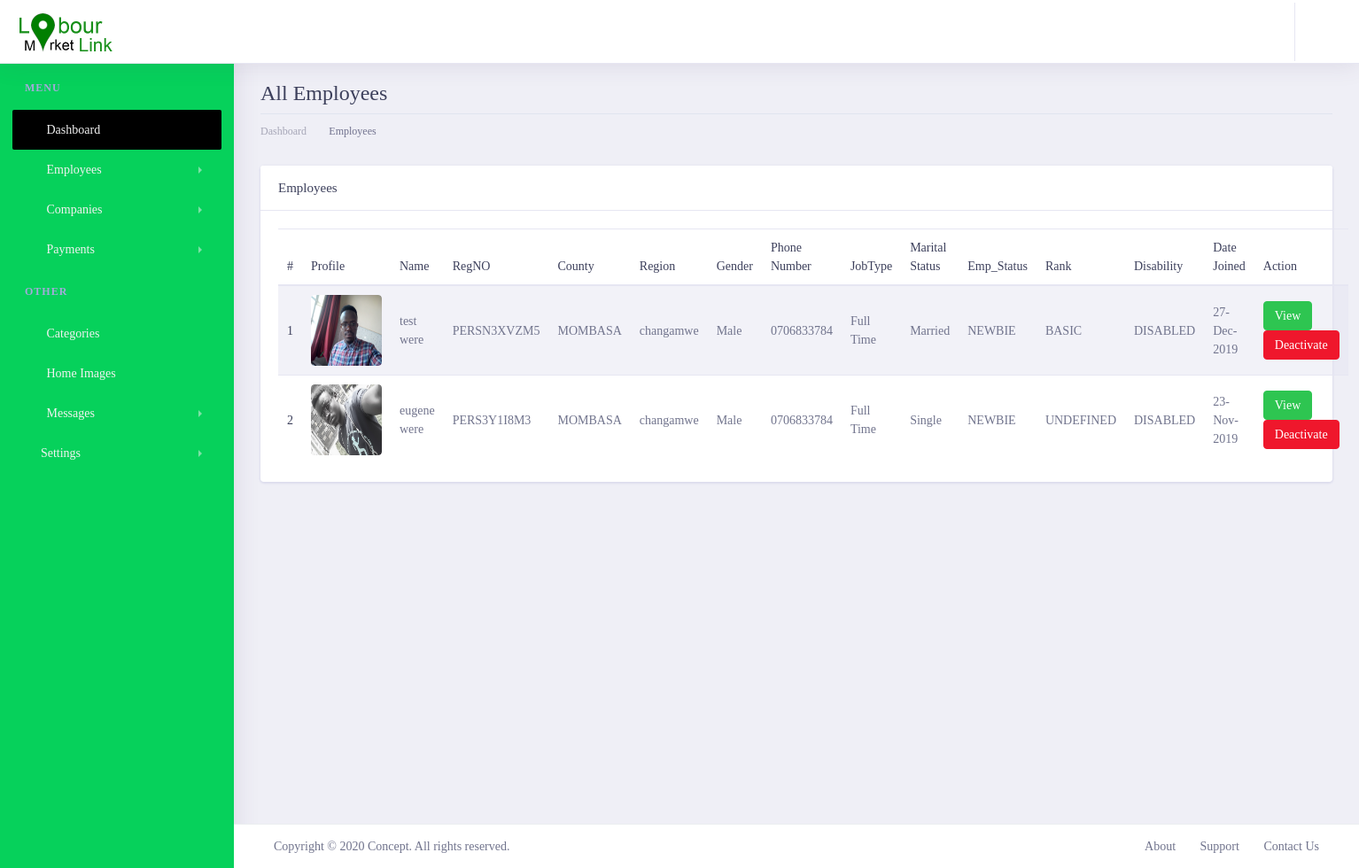
/lmladmin/allemployees/ (signed in), run on an earlier commit of the app's database.
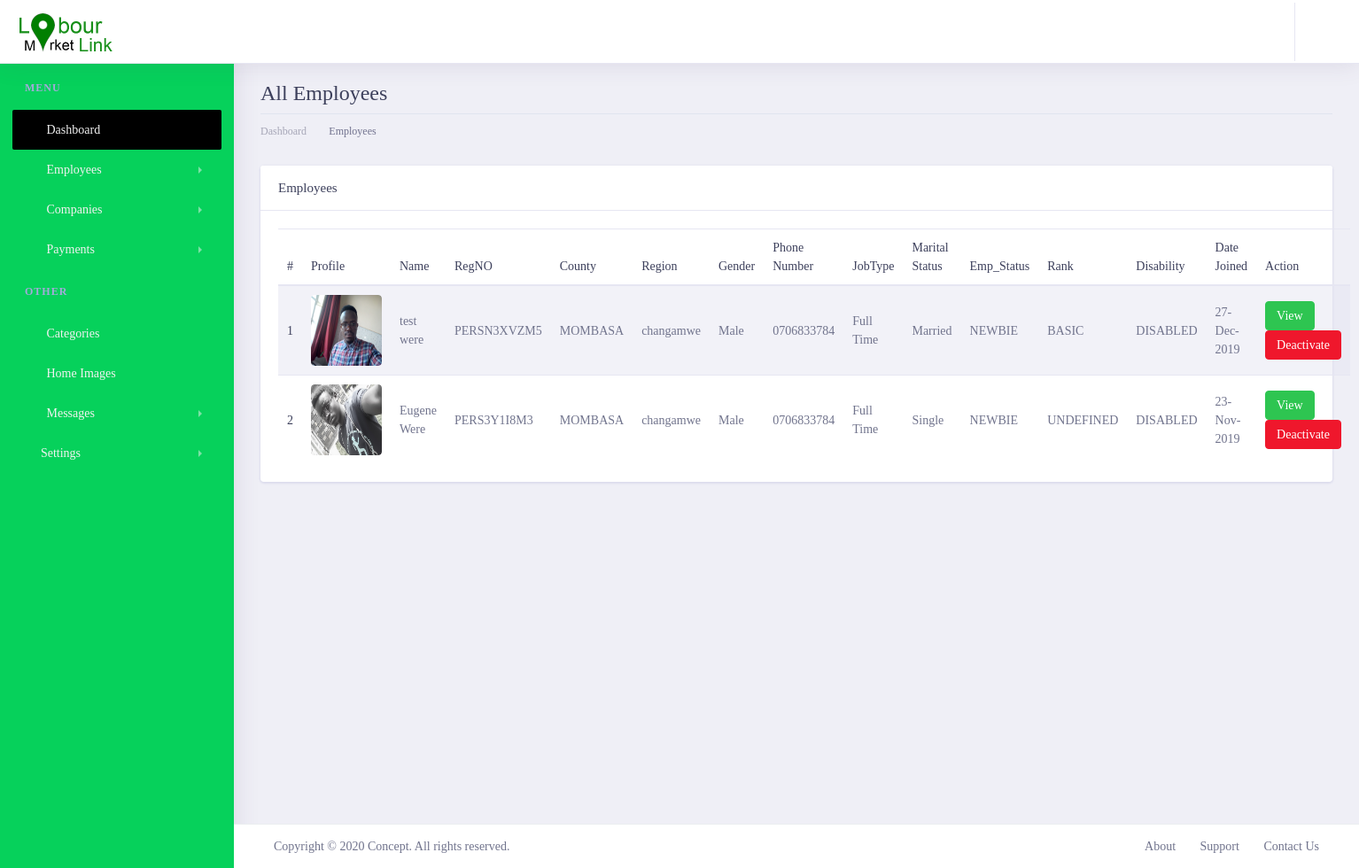
And on a later commit of the database.
### lmlappadmin/models.py (models this page shows, shortened)
class Customer(get_user_model()):
    profile_image = models.ImageField(max_length=200, upload_to='customerImages', null=True, blank=True)
    regpayment = models.ForeignKey(CustomerPayments, on_delete=models.CASCADE, null=True, blank=True)
    country = models.CharField(max_length=100,null=False, blank=False)
    county = models.ForeignKey(County, on_delete=models.CASCADE, null=False, blank=False)
    region = models.ForeignKey(Region, on_delete=models.CASCADE, null=False, blank=False)
    gender = models.CharField(max_length=100,null=False, blank=False)
    category = models.ForeignKey(Category, on_delete=models.CASCADE, max_length=200, null=False, blank=False)
    phone_number = models.CharField(max_length=20, null=False, blank=False)
    date_of_birth = models.DateField(default=datetime.datetime.now)
    landmark = models.CharField(max_length=100,null=True, blank=True)
    huduma_no = models.CharField(max_length=100,null=True, blank=True)
    job_type = models.CharField(max_length=200, null=False, blank=False)
    disability = models.TextField(null=True, blank=True)
    marital_status = models.CharField(max_length=100,null=True, blank=True)
    created_at = models.DateTimeField(auto_now_add=True)
    updated_at = models.DateTimeField(auto_now=True)
    biography = models.TextField()
    PERSONNEL_STATUS = {
        ('NEWBIE', 'Newbie'),
        ('REGISTERED_CONFIRMED', 'Registerd_confirmed'),
        ('DEACTIVATED', 'Deactivated'),
    }
    status = models.CharField(choices=PERSONNEL_STATUS, default='NEWBIE', max_length=200, null=False, blank=False)
    RANK_STATUS = {
        ('BASIC', 'Basic'),
        ('PREMIUM', 'Premium'),
        ('ULTIMATE', 'Ultimate'),
    }
    rank_status = models.CharField(choices=RANK_STATUS, default='BASIC', max_length=200, null=False, blank=False)
    DISABILITY_STATUS=[
        ('DISABLED','Disabled'),
        ('NOT_DISABLED','Not_Disabled')
    ]
    disability_status =models.CharField(choices=DISABILITY_STATUS, default='NOT_DISABLED', max_length=200, null=True, blank=False)
    class Meta:
        verbose_name = 'Customer'
        verbose_name_plural = 'Customers'
    @property
    def customer_reg_no(self):
        regno = CustomerRegNo.objects.filter(customer=self).first()
        if regno:
            return regno.personel_reg_no
        else:
            return 'NO_REGNO_ON_THIS_GUY'

class CustomerRegNo(models.Model):
    customer = models.ForeignKey(Customer, on_delete=models.CASCADE)
    personel_reg_no = models.CharField(max_length=100, null=False, blank=False, unique=True)
    created_at = models.DateTimeField(auto_now_add=True)
    updated_at = models.DateTimeField(auto_now=True)

class County(models.Model):
    county_number = models.IntegerField(null=False,blank=False)
    county = models.CharField(max_length=200,null=False,blank=False)
    created_at = models.DateTimeField(auto_now_add=True)
    updated_at = models.DateTimeField(auto_now=True)
    def __str__(self):
        return '%s' % (self.county)

class Region(models.Model):
    county_number = models.IntegerField(null=False,blank=False)
    region = models.CharField(max_length=200,null=False,blank=False)
    ward = models.CharField(max_length=200,null=False,blank=False)
    created_at = models.DateTimeField(auto_now_add=True)
    updated_at = models.DateTimeField(auto_now=True)
    def __str__(self):
        return '%s' % (self.region)

### lmlappadmin/views.py (the view)
# urls.py: path('allemployees/',views.employees, name='employees'),
@login_required()
def employees(request):
    employees = Customer.objects.order_by('-created_at')
    context = {
        'title': 'Employees',
        'customers': employees,
    }
    return render(request,'employee/allemployees.html', context)

### lmlapp/templatetags/call_methods.py (called while the page is built)
@register.filter(name='contactushome')
def comments(request):
    contactushome = ContactUsHome.objects.filter(status="UNREAD").order_by("-created_at")
    if contactushome is not None:
        return contactushome
    return False

@register.filter(name='contactushomecount')
def commentscount(request):
    contactushomecount = ContactUsHome.objects.count()
    if contactushomecount > 0:
        return contactushomecount
    return False

### lmlappadmin/templates/employee/allemployees.html
{% extends 'admin/layout.html' %}
{% load static %}
{% block content %}
       <div class="dashboard-wrapper ml-0">
            <div class="container-fluid  dashboard-content">
                <div class="row">
                    <div class="col-xl-12 col-lg-12 col-md-12 col-sm-12 col-12">
                        <div class="page-header">
                            <h2 class="pageheader-title"> All Employees</h2>
                            <div class="page-breadcrumb">
                                <nav aria-label="breadcrumb">
                                    <ol class="breadcrumb">
                                        <li class="breadcrumb-item"><a href="{% url 'LMLAdmin:home' %}" class="breadcrumb-link">Dashboard</a></li>
                                        <li class="breadcrumb-item active" aria-current="page">Employees</li>
                                    </ol>
                                </nav>
                            </div>
                        </div>
                    </div>
                </div>
                <div class="row">
                    <div class="col-xl-12 col-lg-12 col-md-12 col-sm-12 col-12">
                            <div class="card">
                                <h5 class="card-header">Employees</h5>
                                <div class="card-body">
                                    <table class="table table-striped">
                                        <thead>
                                            <tr>
                                                <th scope="col">#</th>
                                                <th scope="col">Profile</th>
                                                <th scope="col">Name</th>
                                                <th scope="col">RegNO</th>
                                                <th scope="col">County</th>
                                                <th scope="col">Region</th>
                                                <th scope="col">Gender</th>
                                                <th scope="col">Phone Number</th>
                                                <th scope="col">JobType</th>
                                                <th scope="col">Marital Status</th>
                                                <th scope="col">Emp_Status</th>
                                                <th scope="col">Rank</th>
                                                <th scope="col">Disability</th>
                                                <th scope="col">Date Joined</th>
                                                <th scope="col">Action</th>
                                            </tr>
                                        </thead>
                                        <tbody>
                                            {% for employee in customers %}
                                                <tr>
                                                    <th scope="row">{{forloop.counter}}</th>
                                                    <td>
                                                        <div style="width: 80px; height: 80px; overflow: hidden;" class="rounded">
                                                            <img class="w-100 h-100 rounded" src="{{ employee.profile_image.url }}" alt="">
                                                        </div>
                                                    </td>
                                                    <td>{{employee.first_name}} {{ employee.last_name }}</td>
                                                    <td>{{employee.customer_reg_no}}</td>
                                                    <td>{{employee.county}}</td>
                                                    <td>{{employee.region}}</td>
                                                    <td>{{employee.gender}}</td>
                                                    <td>{{employee.phone_number}}</td>
                                                    <td>{{employee.job_type }}</td>
                                                    <td>{{employee.marital_status}}</td>
                                                    <td>{{employee.status}}</td>
                                                    <td>{{employee.rank_status}}</td>
                                                    <td>{{employee.disability_status}}</td>
                                                    <td>{{employee.created_at|date:'d-M-Y'}}</td>
                                                    <td>
                                                        <a href="" class="btn btn-success btn-sm rounded">View</a>
                                                        <a href="" class="btn btn-danger btn-sm rounded">Deactivate</a>
                                                    </td>
                                                </tr>
                                            {%  endfor  %}
                                        </tbody>
                                    </table>
                                </div>
                            </div>
                        </div>
                </div>
            </div>
        </div>
{% endblock content %}

### lmlappadmin/templates/admin/layout.html (shortened to what this page needs)
<!doctype html>
{% load humanize %}
{% load static %}
{% load call_methods %}
<html lang="en">
<head>
    <link rel="stylesheet" href="{% static 'assets/vendor/bootstrap/css/bootstrap.min.css' %}">
    <link href="{% static 'assets/vendor/fonts/circular-std/style.css' %}" rel="stylesheet">
    <link rel="stylesheet" href="{% static 'assets/libs/css/style.css' %}">
    <link rel="stylesheet" href="{% static 'assets/vendor/fonts/fontawesome/css/fontawesome-all.css' %}">
    <link rel="stylesheet" href="{% static 'assets/vendor/charts/chartist-bundle/chartist.css' %}">
    <link rel="stylesheet" href="{% static 'assets/vendor/charts/morris-bundle/morris.css' %}">
    <link rel="stylesheet" href="{% static 'assets/vendor/fonts/material-design-iconic-font/css/materialdesignicons.min.css' %}">
    <link rel="stylesheet" href="{% static 'assets/vendor/charts/c3charts/c3.css' %}">
    <link rel="stylesheet" href="{% static 'assets/vendor/fonts/flag-icon-css/flag-icon.min.css' %}">
     <link rel="stylesheet" href="https://cdnjs.cloudflare.com/ajax/libs/sweetalert/1.1.3/sweetalert.min.css">
    <link rel="stylesheet" type="text/css" href="https://cdn.datatables.net/v/bs4/dt-1.10.20/datatables.min.css"/>
</head>
<body>
    <div class="dashboard-main-wrapper">
        <div class="dashboard-header">
            <nav class="navbar navbar-expand-lg bg-white fixed-top">
                <a class="navbar-brand" href="{% url 'LMLAdmin:home' %}"><img src="{% static 'assets/img/LML4.png' %}" alt=""></a>
                <div class="collapse navbar-collapse " id="navbarSupportedContent">
                    <ul class="navbar-nav ml-auto navbar-right-top">
                        <li class="nav-item dropdown notification">
                            <a class="nav-link nav-icons" href="#" id="navbarDropdownMenuLink1" data-toggle="dropdown" aria-haspopup="true" aria-expanded="false">
                                <i class="fas fa-fw fa-bell"></i>
                            </a>
                        </li>
                        <li class="nav-item dropdown nav-user">
                            <a class="nav-link nav-user-img" href="#" id="navbarDropdownMenuLink2" data-toggle="dropdown" aria-haspopup="true" aria-expanded="false">
                                <i class="fa fa-user user-avatar-md rounded-circle"> </i>
                            </a>
                        </li>
                    </ul>
                </div>
            </nav>
        </div>
        <div class="nav-left-sidebar sidebar-dark">
            <div class="menu-list">
                <nav class="navbar navbar-expand-lg navbar-light">
                    <div class="collapse navbar-collapse" id="navbarNav">
                        <ul class="navbar-nav flex-column">
                            <li class="nav-divider">
                                Menu
                            </li>
                            <li class="nav-item ">
                                <a class="nav-link active" href="{% url 'LMLAdmin:home' %}"><i class="fa fa-fw fa-user-circle"></i>Dashboard <span class="badge badge-success">6</span></a>
                            </li>
                            <li class="nav-item">
                                <a class="nav-link" href="#" data-toggle="collapse" aria-expanded="false" data-target="#submenu-2" aria-controls="submenu-2"><i class="fa fa-fw fa-rocket"></i>Employees</a>
                            </li>
                            <li class="nav-item">
                                <a class="nav-link" href="#" data-toggle="collapse" aria-expanded="false" data-target="#submenu-5" aria-controls="submenu-5"><i class="fas fa-fw fa-table"></i>Companies</a>
                            </li>
                            <li class="nav-item">
                                <a class="nav-link" href="#" data-toggle="collapse" aria-expanded="false" data-target="#submenu-51" aria-controls="submenu-5"><i class="fas fa-fw fa-money-bill-alt"></i>Payments</a>
                            </li>
                            <li class="nav-divider">
                                Other
                            </li>
                            <li class="nav-item">
                                <a class="nav-link" href="{% url 'LMLAdmin:categories' %}" ><i class="fas fa-fw fa-inbox"></i>Categories <span class="badge badge-secondary">New</span></a>
                            </li>
                            <li class="nav-item">
                                <a class="nav-link" href="{% url 'LMLAdmin:carouselImages' %}" ><i class="fas fa-fw fa-inbox"></i>Home Images <span class="badge badge-secondary">New</span></a>
                            </li>
                            <li class="nav-item">
                                <a class="nav-link" href="#" data-toggle="collapse" aria-expanded="false" data-target="#submenu-9" aria-controls="submenu-9"><i class="fas fa-fw fa-map-marker-alt"></i>Messages</a>
                            </li>
                            <li class="nav-item">
                                <a class="nav-link" href="#" data-toggle="collapse" aria-expanded="false" data-target="#submenu-10" aria-controls="submenu-10"><i class="fas fa-f fa-folder"></i>Settings</a>
                            </li>
                        </ul>
                    </div>
                </nav>
            </div>
        </div>
        <div class="dashboard-wrapper">
            {% block content %}
            {% endblock content %}
            <div class="footer">
                <div class="container-fluid">
                    <div class="row">
                        <div class="col-xl-6 col-lg-6 col-md-6 col-sm-12 col-12">
                             Copyright ©
                            <script> var yr = new Date; document.write(yr.getFullYear());</script> Concept. All rights reserved.
                        </div>
                        <div class="col-xl-6 col-lg-6 col-md-6 col-sm-12 col-12">
                            <div class="text-md-right footer-links d-none d-sm-block">
                                <a href="javascript: void(0);">About</a>
                                <a href="javascript: void(0);">Support</a>
                                <a href="javascript: void(0);">Contact Us</a>
                            </div>
                        </div>
                    </div>
                </div>
            </div>
        </div>
    </div>
    {% load sweetify %}
</body>
</html>

What changed in the data, as far as the page shows it:
changed Customer "Single": first_name "eugene" → "Eugene"; last_name "were" → "Were"
